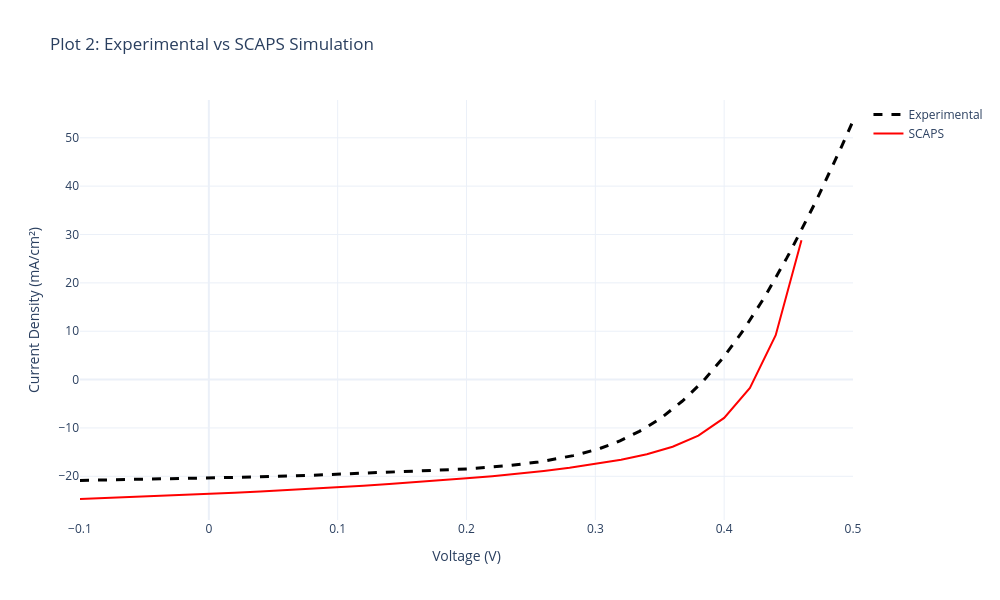

Here is the notebook cell this chart was saved with:
### Markdown cell above
## Section 3: SCAPS Simulations Overview

### What is SCAPS?
**SCAPS** (Solar Cell Capacitance Simulator) is a specialized software tool developed at Ghent University for simulating the electrical behavior of thin-film photovoltaic devices. It solves Poisson's equation and the continuity equations in a multi-layer semiconductor structure to predict device performance under certain test conditions.

### SCAPS Simulation Methodology
SCAPS performs detailed numerical simulations of solar cells by:

1. **Device Architecture Definition**: Specifies material layers, thickness, doping levels, and defect parameters
2. **Physical Parameters**: Sets electron and hole transport properties, recombination mechanisms, and optical characteristics
3. **Numerical Solution**: Solves coupled differential equations:
   - **Poisson Equation**: $\frac{d^2\phi}{dx^2} = -\frac{q}{\varepsilon_0\varepsilon_r}(p - n + N_D^+ - N_A^-)$
   - **Continuity Equations**: 
     - Electrons: $\frac{\partial n}{\partial t} = \frac{1}{q}\frac{\partial J_n}{\partial x} - (U - G)$
     - Holes: $\frac{\partial p}{\partial t} = - \frac{1}{q}\frac{\partial J_p}{\partial x} - (U - G)$

   where $\phi$ is electrostatic potential, $q$ is elementary charge, $n$ and $p$ are electron and hole concentrations, $J_n$ and $J_p$ are current densities, $G$ is generation rate, and $U$ is recombination rate.

4. **I-V Characteristics**: Calculates the J-V curve by sweeping applied voltage and computing resulting current

### Key Physical Processes in SCAPS
- **Photocurrent Generation**: Incident photons with energy > bandgap create electron-hole pairs
- **Carrier Transport**: Electrons and holes drift under electric field and diffuse down concentration gradients
- **Recombination**: Losses from multiple recombination mechanisms (radiative, Auger, defect-assisted SRH)
- **Interface Effects**: Band alignment, interfacial defects, and charge extraction barriers

### Output from SCAPS
SCAPS generates J-V curves showing current density (mA/cm²) as a function of applied voltage (V), along with derived parameters: $V_{oc}$, $J_{sc}$, and efficiency $\eta$. Multiple simulations with varied parameters (e.g., thickness, doping, defect density) help identify optimal device configurations.

In this Simulation standard conditions were used (STC: 1000 W/m², AM1.5 spectrum, 25°C).

### Code cell
# Read the SCAPS file
sim_file = "C:/Users/jp_ol/OneDrive\Ambiente de Trabalho/TESE/Data_Analysis/data/CdS3_1/lit_charac_jv.xlsx"
sim_df_raw = pd.read_excel(sim_file, header=None)

print(f"📊 Loading SCAPS simulation file...")
print(f"   File: {sim_file.split('/')[-1]}")

scaps_data = []

# Extract J-V curve data starting from row 29, removing NaN values
iv_rows = []
for idx in range(29, len(sim_df_raw)):
    try:
        v_val = float(sim_df_raw.iloc[idx, 0])
        j_val = float(sim_df_raw.iloc[idx, 1])
        # Skip NaN values
        if np.isnan(v_val) or np.isnan(j_val):
            continue
        iv_rows.append([v_val, j_val])
    except (ValueError, TypeError):
        continue

print(f"   ✅ Extracted {len(iv_rows)} J-V data points")

if iv_rows:
    iv_df = pd.DataFrame(iv_rows, columns=['v(V)', 'jtot(mA/cm2)'])
    
    # Get values as numpy arrays
    v_arr = iv_df['v(V)'].to_numpy()
    j_arr = iv_df['jtot(mA/cm2)'].to_numpy()
    
    # Voc: voltage where current magnitude is minimum
    j_abs = np.abs(j_arr)
    voc_idx = int(np.argmin(j_abs))
    voc = float(v_arr[voc_idx])
    
    # Jsc: current magnitude at V=0
    v_abs = np.abs(v_arr)
    jsc_idx = int(np.argmin(v_abs))
    jsc = float(np.abs(j_arr[jsc_idx]))
    
    # Try to extract FF and eta from the Excel file (rows 65-66)
    ff = None
    eta = None
    try:
        ff_cell = sim_df_raw.iloc[64, 1]  # Row 65, Column B (0-indexed as 64)
        eta_cell = sim_df_raw.iloc[65, 1]  # Row 66, Column B (0-indexed as 65)
        
        if pd.notna(ff_cell):
            ff = float(ff_cell)
        if pd.notna(eta_cell):
            eta = float(eta_cell)
    except:
        pass
    
    # If FF/eta not found in Excel, calculate them
    if ff is None:
        power = np.abs(v_arr * j_arr)
        p_max = float(np.max(power))
        denom = float(np.abs(voc) * jsc)
        ff = (p_max / denom * 100) if denom > 1e-6 else 0.0
    
    if eta is None:
        power = np.abs(v_arr * j_arr)
        p_max = float(np.max(power))
        eta = p_max
    
    # Store J values without inversion
    label = "SCAPS Simulation"
    
    scaps_data.append({
        'label': label,
        'v(V)': v_arr,
        'jtot(mA/cm2)': j_arr,
        'Voc': voc, 'Jsc': jsc, 'FF': ff, 'eta': eta
    })
    
    print(f"   ✅ Parameters extracted:")
    print(f"      Voc = {voc:.4f} V")
    print(f"      Jsc = {jsc:.2f} mA/cm²")
    print(f"      FF = {ff:.1f} %")
    print(f"      η = {eta:.2f} %")

# Display results
print(f"\n=== EXTRACTED SCAPS PARAMETERS ===")
print(f"Total simulations found: {len(scaps_data)}")

if len(scaps_data) > 0:
    summary_df = pd.DataFrame([{
        'ID / Simulation': d['label'], 'Voc (V)': round(d['Voc'], 4), 
        'Jsc (mA/cm2)': round(d['Jsc'], 2), 'FF (%)': round(d['FF'], 1), 'eta (%)': round(d['eta'], 2)
    } for d in scaps_data])
    display(summary_df)
    
    # Compute experimental limits
    EXP_V_MAX = exp_data['v(V)'].max()
    EXP_J_MAX = exp_data['jtot(mA/cm2)'].max()

    # Create figure with both curves
    fig2 = go.Figure()
    
    # Add experimental
    fig2.add_trace(go.Scatter(
        x=exp_data['v(V)'], y=exp_data['jtot(mA/cm2)'], 
        mode='lines', name='Experimental', 
        line=dict(color='black', dash='dash', width=3)
    ))
    
    # Add SCAPS
    for d in scaps_data:
        # Filter to experimental limits
        mask = (d['v(V)'] <= EXP_V_MAX) & (d['jtot(mA/cm2)'] <= EXP_J_MAX)
        v_filt = d['v(V)'][mask]
        j_filt = d['jtot(mA/cm2)'][mask]
        
        ht = f"<b>{d['label']}</b><br>Voc: {d['Voc']:.4f} V<br>Jsc: {d['Jsc']:.2f} mA/cm²<br>FF: {d['FF']:.1f} %<br>η: {d['eta']:.2f} %"
        
        fig2.add_trace(go.Scatter(
            x=v_filt, y=j_filt, mode='lines', 
            name="SCAPS", line=dict(color='red', width=2),
            hoverinfo='text', hovertext=ht
        ))

    fig2.update_layout(
        title='Plot 2: Experimental vs SCAPS Simulation', xaxis_title='Voltage (V)', 
        yaxis_title='Current Density (mA/cm²)', hovermode='closest', 
        template='plotly_white', width=1000, height=600
    )
    fig2.show()
    print("✅ Plot 2 created successfully!")
else:
    print("❌ No simulations loaded")

### Figure 1 — Plotly figure (JSON) as saved in the notebook; plotly's stock layout.template omitted (floating-point values rounded to 4 significant figures; data arrays with more than 128 entries replaced by an {"elided": "..."} marker saying what was removed)
{"data": [{"line": {"color": "black", "dash": "dash", "width": 3}, "mode": "lines", "name": "Experimental", "type": "scatter", "x": {"elided": "200 float values"}, "y": {"elided": "200 float values"}}, {"hoverinfo": "text", "hovertext": "<b>SCAPS Simulation</b><br>Voc: 0.4200 V<br>Jsc: 23.64 mA/cm²<br>FF: 53.0 %<br>η: 5.31 %", "line": {"color": "red", "width": 2}, "mode": "lines", "name": "SCAPS", "type": "scatter", "x": [-0.1, -0.08, -0.06, -0.04, -0.02, 0.0, 0.02, 0.04, 0.06, 0.08, 0.1, 0.12, 0.14, 0.16, 0.18, 0.2, 0.22, 0.24, 0.26, 0.28, 0.3, 0.32, 0.34, 0.36, 0.38, 0.4, 0.42, 0.44, 0.46], "y": [-24.7, -24.51, -24.3, -24.09, -23.87, -23.64, -23.39, -23.13, -22.86, -22.57, -22.27, -21.95, -21.61, -21.25, -20.86, -20.43, -19.97, -19.45, -18.88, -18.24, -17.48, -16.58, -15.44, -13.88, -11.59, -7.931, -1.739, 9.173, 28.83]}], "layout": {"height": 600, "hovermode": "closest", "title": {"text": "Plot 2: Experimental vs SCAPS Simulation"}, "width": 1000, "xaxis": {"title": {"text": "Voltage (V)"}}, "yaxis": {"title": {"text": "Current Density (mA/cm²)"}}}}
